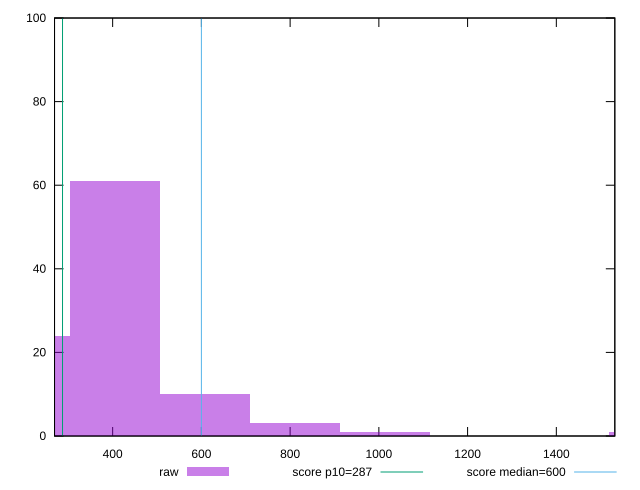

Write gnuplot code to recreate this figure.
reset

$raw <<EOF
405.1995968836522 61
202.5997984418261 24
607.7993953254783 10
810.3991937673044 3
1012.9989922091305 1
1620.7983875346088 1
EOF

set key outside below
set boxwidth 202.5997984418261
set xrange [269:1531.8340000000007]
set yrange [0:100]
set trange [0:100]
set style fill transparent solid 0.5 noborder

set parametric
set terminal svg size 640, 490 enhanced background rgb 'white'
set output "reprap/total-blocking-time/samples/pages+cached+noexternal+nomedia+nocss+nojs/raw/histogram.svg"

plot $raw title "raw" with boxes, \
     287,t title "score p10=287", \
     600,t title "score median=600"

reset
